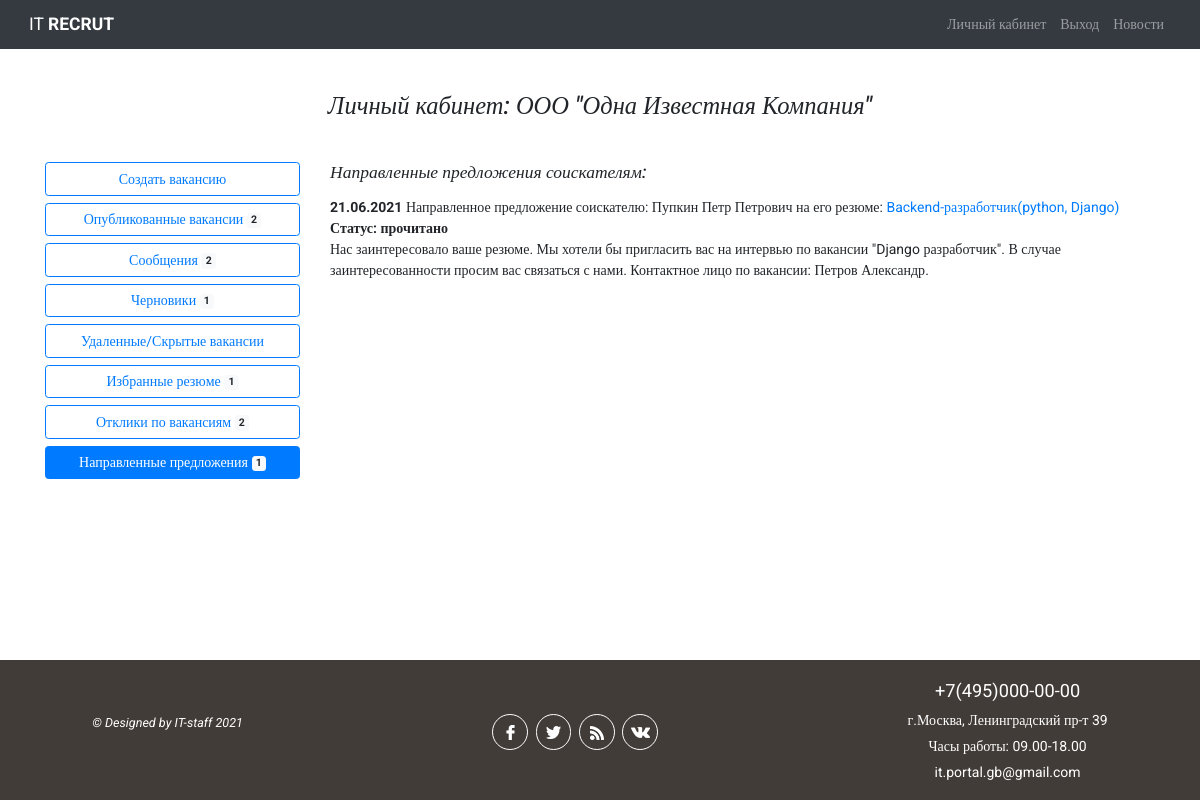
/employer/1/send_offers/ (signed in), run on an earlier commit of the app's database.
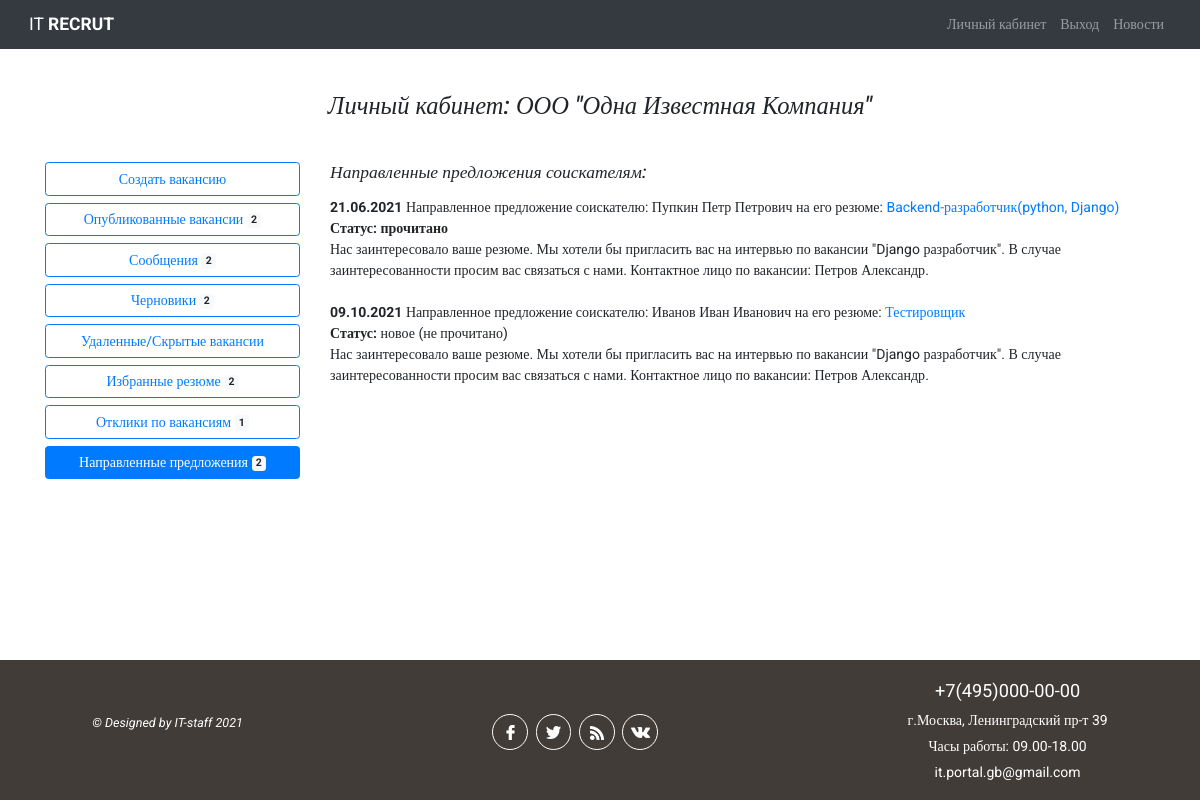
And on a later commit of the database.
### employerapp/models.py (models this page shows, shortened)
class SendOffers(models.Model):
    NEW = 'new'
    READ = 'read'
    OFFER_STATUS = (
        (NEW, 'новое (не прочитано)'),
        (READ, 'прочитано'),
    )
    date = models.DateField(verbose_name='дата направления предложения', default=datetime.now)
    vacancy = models.ForeignKey(Vacancy, on_delete=models.CASCADE, verbose_name='выберите '
                            'вакансию по которой хотите направить предложение соискателю')
    resume = models.ForeignKey('workerapp.Resume', on_delete=models.CASCADE, verbose_name='предложение для '
                                                                              'резюме')
    cover_letter = models.TextField(verbose_name='Сопроводительное письмо по предлагаемой '
                'вакансии', blank=True, max_length=524, help_text='поле не обязательное')
    contact_phone = models.CharField(max_length=12, blank=True, help_text='поле не обязательное',
                                     verbose_name='конт. тел с кем связываться по вакансии')
    status = models.CharField(verbose_name='статус предложения', max_length=32, choices=OFFER_STATUS, default=NEW)
    class Meta:
        verbose_name_plural = 'Предложения для соискателей'

class Vacancy(models.Model):
    ACTION_CHOICE = (
        ('draft', 'сохранить черновик'),
        ('publish', 'опубликовать на портале'),
        ('moderation_ok', 'модерация пройдена'),
        ('moderation_reject', 'модерация отклонена')
    )
    RUB = 'руб.'
    USD = 'USD'
    EUR = 'EUR'
    CURRENCY_CHOICE = (
        (RUB, 'руб.'),
        (USD, 'USD'),
        (EUR, 'EUR')
    )
    FULL = 'полная занятость'
    PART = 'частичная занятость'
    PRJ = 'занятость по проекту'
    REM = 'удаленная работа'
    TYPE_VACANCY = (
        (FULL, 'полная занятость'),
        (PART, 'частичная занятость'),
        (PRJ, 'занятость по проекту'),
        (REM, 'удаленная работа')
    )
    vacancy_name = models.CharField(verbose_name='название вакансии', max_length=128)
    city = models.CharField(verbose_name='город', max_length=64)
    vacancy_type = models.CharField(verbose_name='тип занятости', max_length=32,
                                    choices=TYPE_VACANCY, default=FULL)
    min_salary = models.CharField(verbose_name='минимальный уровень з/п', max_length=32, blank=True,
                              help_text='поле необязательное для заполнения')
    max_salary = models.CharField(verbose_name='максимальный уровень з/п', max_length=32,
                                  blank=True, help_text='поле необязательное для заполнения')
    currency = models.CharField(verbose_name='валюта', max_length=4, blank=True,
                                choices=CURRENCY_CHOICE, help_text='поле необязательное для '
                                                                   'заполнения')
    description = models.TextField(verbose_name='описание / обязанности', max_length=1080)
    requirements = models.TextField(verbose_name='требования к кандидату', max_length=1080)
    conditions = models.TextField(verbose_name='что мы предлагаем', max_length=1080, blank=True,
                                  help_text='поле необязательное для заполнения')
    published = models.DateField(verbose_name='дата публикации', default=datetime.now)
    contact_person = models.CharField(verbose_name='контактное лицо', max_length=128)
    contact_email = models.EmailField(verbose_name='контактная почта', blank=True,
                                      help_text='поле необязательное')
    action = models.CharField(verbose_name='статус', max_length=64, choices=ACTION_CHOICE)
    employer = models.ForeignKey(Employer, on_delete=models.CASCADE)
    hide = models.BooleanField(verbose_name='вакансия удалена / скрыта', default=False)
    is_active = models.BooleanField(default=False)
    failed = models.BooleanField(default=False)
    fall_moderation = models.TextField(verbose_name='Сообщение в случае непрохождения модерации вакансии',
                                       max_length=254, blank=True, help_text='поле необязательное')
    is_favorite = models.BooleanField(verbose_name='добавлено в избранное', default=False)
    class Meta:
        verbose_name_plural = 'Вакансии'

### workerapp/models.py (models this page shows, shortened)
class Resume(models.Model):
    RESUME_ACTION_CHOICE = (
        ('draft', 'сохранить черновик'),
        ('publish', 'опубликовать на портале'),
        ('moderation_ok', 'модерация пройдена'),
        ('moderation_reject', 'модерация отклонена')
    )
    RUB = 'руб.'
    USD = 'USD'
    EUR = 'EUR'
    CURRENCY_CHOICE = (
        (RUB, 'руб.'),
        (USD, 'USD'),
        (EUR, 'EUR')
    )
    position = models.CharField(max_length=64, verbose_name='желаемая должность')
    min_salary = models.CharField(verbose_name='минимальный уровень з/п', max_length=7, blank=True,
                                  help_text='поле необязательное для заполнения')
    max_salary = models.CharField(verbose_name='максимальный уровень з/п', max_length=7, blank=True,
                                  help_text='поле необязательное для заполнения')
    currency = models.CharField(verbose_name='валюта', max_length=4, blank=True,
                                choices=CURRENCY_CHOICE, help_text='поле необязательное для '
                                                                   'заполнения')
    published = models.DateField(verbose_name='дата публикации', default=datetime.now)
    skills = models.TextField(verbose_name='Ключевые навыки', max_length=512, blank=True)
    hobby = models.TextField(verbose_name='Ваши увлечения', max_length=512, blank=True,
                             help_text='поле необязательно для заполнения')
    action = models.CharField(verbose_name='статус', max_length=64, choices=RESUME_ACTION_CHOICE)
    seeker = models.ForeignKey(Seeker, on_delete=models.CASCADE)
    hide = models.BooleanField(verbose_name='резюме удалено / скрыто', default=False)
    failed_moderation = models.TextField(verbose_name='Сообщение в случае непрохождения '
        'модерации резюме', max_length=254, blank=True, help_text='поле необязательное')
    is_favorite = models.BooleanField(verbose_name='добавлен в избранное', default=False)
    class Meta:
        verbose_name_plural = 'Резюме'

### authapp/models.py (models this page shows, shortened)
class Seeker(models.Model):
    NEED_MODER = 'need_moderation'
    MODER_OK = 'moderation_ok'
    MODER_REJECT = 'moderation_reject'
    SEEKER_STATUS_CHOICES = (
        (NEED_MODER, 'требуется модерация'),
        (MODER_OK, 'модерация пройдена успешно'),
        (MODER_REJECT, 'отклонено модератором')
    )
    SEX_CHOICE = (
        ('male', 'мужской'),
        ('female', 'женский')
    )
    MARRIED_STATUS = (
        ('h', 'холост'),
        ('m', 'в браке'),
        ('d', 'в разводе')
    )
    patronimyc = models.CharField(verbose_name='Отчество', max_length=64)
    age = models.PositiveSmallIntegerField(verbose_name='возраст', default=18)
    sex = models.CharField(verbose_name='Ваш пол', max_length=32, choices=SEX_CHOICE)
    married = models.CharField(verbose_name='Семейное положение', max_length=1, choices=MARRIED_STATUS)
    city = models.CharField(verbose_name='город', max_length=64, blank=True)
    skills = models.TextField(verbose_name='Навыки (знание программ)', max_length=264, blank=True)
    hobby = models.TextField(verbose_name='Ваши увлечения', max_length=264, blank=True)
    tel = models.CharField(verbose_name='телефон', max_length=11, blank=True)
    photo = models.ImageField(upload_to='seeker_photo', blank=True)
    is_active = models.BooleanField(default=True)
    user = models.OneToOneField(User, on_delete=models.CASCADE)
    status = models.CharField(verbose_name='статус соискателя на сайте',
                              choices=SEEKER_STATUS_CHOICES, default=NEED_MODER, max_length=32)
    failed_moderation = models.CharField(max_length=512, blank=True, verbose_name='поле '
                                                                                  'заполняется в случае отклонения модерации')
    activation_key = models.CharField(max_length=128, blank=True)
    activation_key_expires = models.DateTimeField(default=(datetime.now() + timedelta(hours=24)))
    class Meta:
        verbose_name_plural = 'Соискатели'

### employerapp/views.py (the view)
# urls.py: path('<int:emp_id>/send_offers/', views.SendOffersView.as_view(), name='send_offers'),
class SendOffersView(LoginRequiredMixin, DataMixin, TemplateView):
    template_name = 'employerapp/employer_offers.html'
    extra_context = {'title': 'Направленные предложения'}

### employerapp/templates/employerapp/employer_offers.html
{% extends 'mainapp/base.html' %}
{% load static %}
{% block content %}
<div class="container my-5">
    <h3 class="font-italic mb-5 text-center">Личный кабинет: {{ employer.company_name }} </h3>
    <div class="row justify-content-around">
        <div class="col-7 col-sm-4 col-md-3 mb-5">
            {% include 'employerapp/include/menu.html' %}
        </div>
        <div class="col-12 col-sm-8 col-md-9">
            <h5 class="font-italic mb-3">Направленные предложения соискателям:</h5>
            {% if offers %}
                {% for item in offers %}
                <p class="mb-0"><span class="font-weight-bold mb-0">{{ item.date|date:"d.m.Y" }}</span>
                Направленное предложение соискателю: {{ item.resume.seeker.user.first_name }} {{ item.resume.seeker.user.last_name }}
                    {{ item.resume.seeker.patronimyc }} на его резюме:
                    <a href="{% url 'worker:resume_view' item.resume.seeker.pk item.resume.pk %}">{{ item.resume.position }}</a>
                </p>
            <p class="mb-0 {% if item.status == 'read' %}font-weight-bold{% endif %}"><span class="font-weight-bold">Статус:</span> {{ item.get_status_display }}</p>
                {% if item.cover_letter %}
                <p>{{ item.cover_letter}}</p>
                <p class="mt-0">{% if item.contact_phone %} Просим вас связаться с нами по тел.
                    {{ item.contact_phone }}.{% endif %}</p>
                {% else %}
                <p class="mb-4">Нас заинтересовало ваше резюме. Мы хотели бы пригласить вас на
                    интервью по вакансии "{{ item.vacancy.vacancy_name }}". В случае заинтересованности просим вас
                    связаться с нами. Контактное лицо по вакансии: {{ item.vacancy.contact_person }}.
                    {% if item.contact_phone %} Просим вас связаться с нами по тел. {{ item.contact_phone }}.{% endif %}</p>
                {% endif %}
                {% endfor %}
            {% else %}
            <p>У вас нет ни одного направленного предложения</p>
            {% endif %}
        </div>
    </div>
</div>
{% endblock %}

What changed in the data, as far as the page shows it:
added SendOffers: date "09.10.2021", resume.seeker.user.first_name "Иванов", resume.seeker.user.last_name "Иван", resume.seeker.patronimyc "Иванович", resume.position "Тестировщик", status "новое (не прочитано)", vacancy.vacancy_name "Django разработчик", vacancy.contact_person "Петров Александр"
Also different on the page:
{{ drafts|length }}: "1" → "2"
{{ favorites|length }}: "1" → "2"
{{ take_offers|length }}: "2" → "1"
{{ offers|length }}: "1" → "2"
